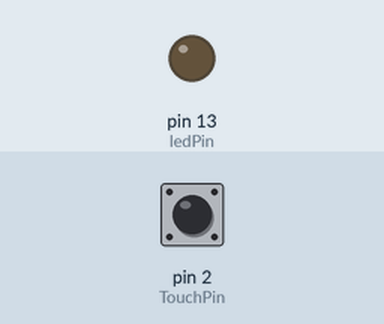
Recording of a sketch running on a simulated Arduino Uno, built with avr-gcc and run on an emulated ATmega328P. On the bench: output pins drawn as LEDs (lit = HIGH). The inputs (shaded band) are chosen by the test bench; at power-on: pin 2 (TouchPin) HIGH.

Above: at 1.2 s.
1.3 s: pin 2 (TouchPin) pulled LOW for 0.15 s
At 2.2 s:
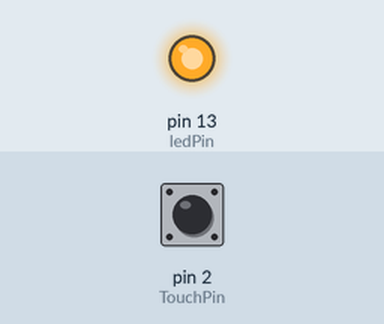
2.9 s: pin 2 (TouchPin) pulled LOW for 1 s
At 4.7 s:
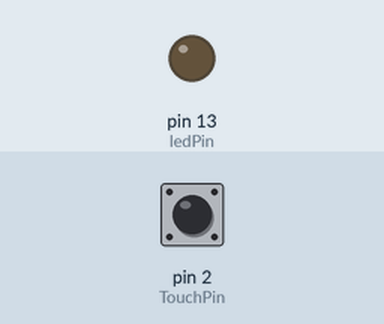
5.4 s: pin 2 (TouchPin) pulled LOW for 3.2 s
At 9.5 s:
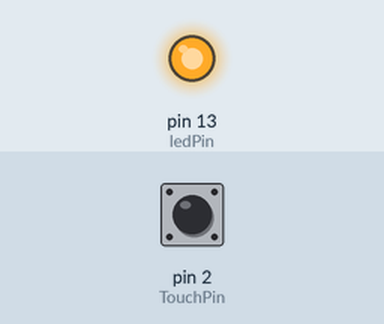
Timing chart, 0 to 11.0 s (numbered marks = the images above; inputs shaded):
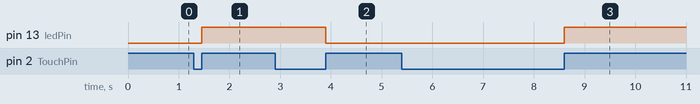

The sketch:

Touch_sensor.ino
```cpp
const byte TouchPin=2;
const int ledPin=13;

volatile byte state = LOW;

void setup() {
    pinMode(TouchPin, INPUT_PULLUP);
    pinMode(ledPin,OUTPUT);
    attachInterrupt(digitalPinToInterrupt(TouchPin), touch, RISING);
}

void loop() {
    if(state == HIGH)
    {
        digitalWrite(ledPin,HIGH);
    }
    else
    {
        digitalWrite(ledPin,LOW);
    }
}

void touch()
{
  state = !state;
}
```

Measured:
- after the input at 1.3 s, pin 13 (ledPin): LOW → HIGH after 0.15 s
- after the input at 2.9 s, pin 13 (ledPin): HIGH → LOW after 1.0 s
- after the input at 5.4 s, pin 13 (ledPin): LOW → HIGH after 3.2 s
